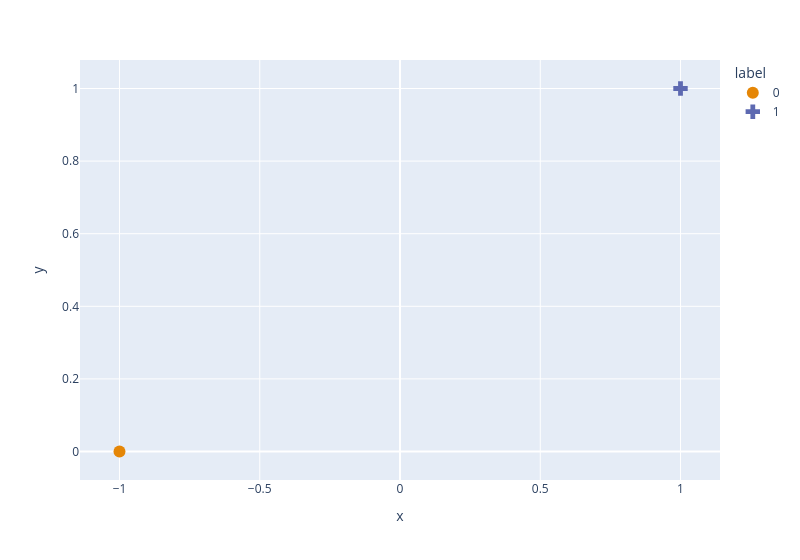

Notebook code for this chart:
### Markdown cell above
When our data is linearly separable, we run the risk of **diverging weights** as the model attempts to reduce cross-entropy loss to 0.

To see why, consider the following artificially generated "toy" dataset.

### Code cell
toy_df = pl.DataFrame({"x": [-1, 1], "y": [0, 1], "label": ["0", "1"]})
fig = px.scatter(toy_df, x="x", y="y", 
                 color="label", symbol="label", 
                 symbol_sequence=[ "circle", "cross"],
                 render_mode="svg")
fig.update_traces(marker=dict(size=12))

### Figure 1 — Plotly figure (JSON) as saved in the notebook; plotly's stock layout.template omitted (floating-point values rounded to 4 significant figures)
{"data": [{"hovertemplate": "label=0<br>x=%{x}<br>y=%{y}<extra></extra>", "legendgroup": "0", "marker": {"color": "rgb(229, 134, 6)", "size": 12, "symbol": "circle"}, "mode": "markers", "name": "0", "orientation": "v", "showlegend": true, "type": "scatter", "x": [-1], "xaxis": "x", "y": [0], "yaxis": "y"}, {"hovertemplate": "label=1<br>x=%{x}<br>y=%{y}<extra></extra>", "legendgroup": "1", "marker": {"color": "rgb(93, 105, 177)", "size": 12, "symbol": "cross"}, "mode": "markers", "name": "1", "orientation": "v", "showlegend": true, "type": "scatter", "x": [1], "xaxis": "x", "y": [1], "yaxis": "y"}], "layout": {"legend": {"title": {"text": "label"}, "tracegroupgap": 0}, "margin": {"t": 60}, "width": 800, "xaxis": {"anchor": "y", "domain": [0.0, 1.0], "title": {"text": "x"}}, "yaxis": {"anchor": "x", "domain": [0.0, 1.0], "title": {"text": "y"}}}}
